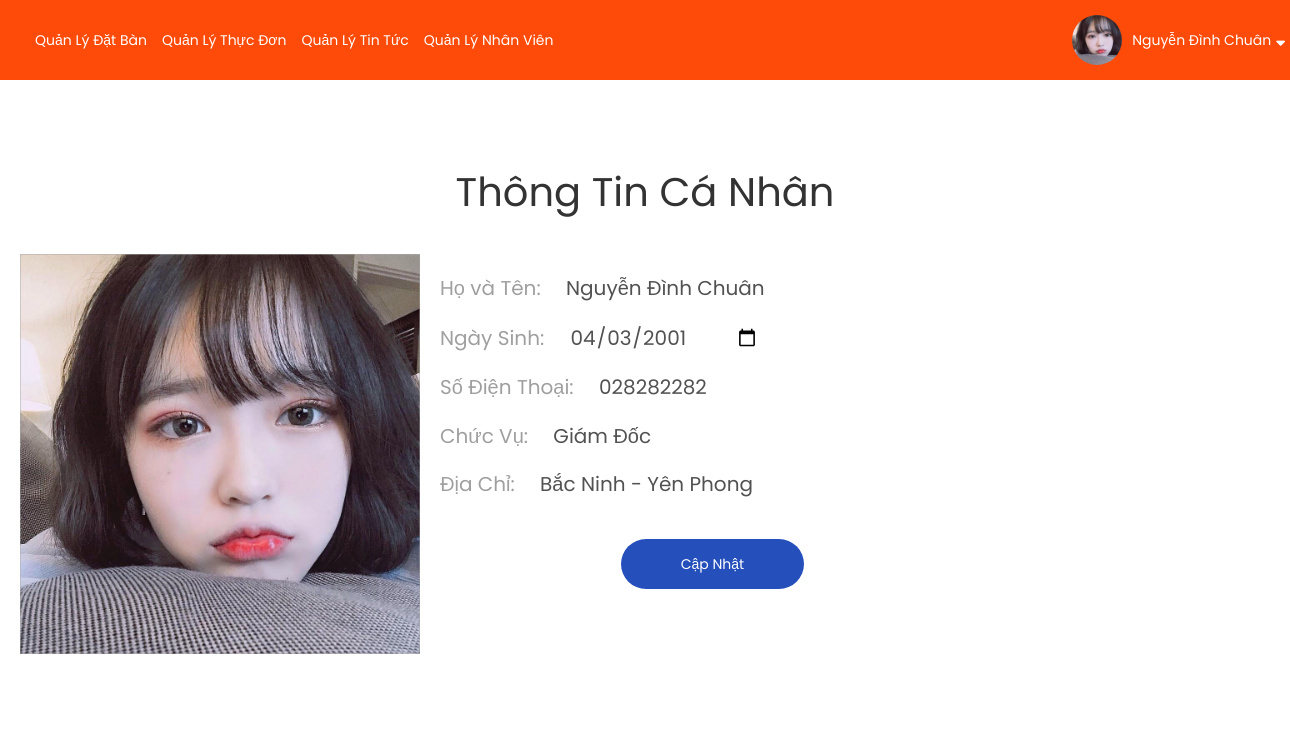
/page/admin/index.php?status=profile&profile=Admin (signed in), run on the app's committed database.
### tables this page shows
CREATE TABLE `nhanvien` (
  `id` int(11) NOT NULL,
  `HoTen` varchar(50) DEFAULT NULL,
  `avatar` varchar(255) NOT NULL,
  `NgaySinh` date DEFAULT NULL,
  `SDT` varchar(12) DEFAULT NULL,
  `DiaChi` varchar(100) DEFAULT NULL,
  `gioitinh` tinyint(1) NOT NULL,
  `MatKhau` varchar(32) DEFAULT NULL,
  `userName` varchar(30) NOT NULL,
  `deleted` tinyint(1) NOT NULL,
  `ID_role` int(11) NOT NULL
);

CREATE TABLE `role` (
  `ID` int(11) NOT NULL,
  `nameRole` varchar(50) NOT NULL
);

### page/admin/unitity/handel.php (called while the page is built, shortened)
<?php
    function getGet ($value) {
        if(isset($_GET[$value])) {
            $result = $_GET[$value];
            $result = fixSQLInjext($result);
            return $result;
        }
    }
    function fixSQLInjext ($sql) {
        $sql = str_replace('\\', '\\\\', $sql);
        $sql = str_replace('\'', '\\\'', $sql);
        return $sql;
    }

### page/admin/connect/views.php (called while the page is built, shortened)
<?php
    function renderViews ($sql, $isSingle=false) {
        $conn = new mysqli(Server,User,Password,Database);
        $data = null;
        mysqli_set_charset($conn,'utf-8');
        $result = $conn->query($sql);
        if($isSingle) {
            $data = mysqli_fetch_array($result,1);
        } else {
            $data = [];
            foreach($result as $item) {
                $data[] = $item;
            }
        }
        return $data;
    }

### page/admin/layout/profile/index.php (the view, shortened to what this page needs)
<?php
    $hidden = true;
    if(isset($_GET['profile'])) {
        $profile = getGet('profile');
        $sql = "SELECT HoTen,avatar ,NgaySinh,SDT,role.nameRole,DiaChi FROM nhanvien JOIN role ON nhanvien.ID_role = role.ID  WHERE userName = '$profile'";
        $result = renderViews($sql,true);
    }
?>
<div class="profile">
    <h2 class="txtCenter margin-bottom-40">Thông Tin Cá Nhân</h2>
    <div class="profile__list">
        <form  method="post" class="dflex" enctype="multipart/form-data">
            <div class="profile__img">
                <div class="box__thumnail">
                    <img src="<?=BASEURL.$result['avatar']?>" alt="">
                </div>
            </div>
            <div class="profile__infor">
                <div class="form_group">
                    <span>Họ và Tên: </span>
                    <input type="text" name="fullname" value="<?=$result['HoTen']?>" <?=!$hidden==true?'readonly':false?>>
                </div>
                <div class="form_group">
                    <span>Ngày Sinh: </span>
                    <input type="date" name="Birtday" value="<?=$result['NgaySinh']?>" <?=!$hidden==true?'readonly':false?>>
                </div>
                <div class="form_group">
                    <span>Số Điện Thoại: </span>
                    <input type="text" name="phone" value="<?=$result['SDT']?>" <?=!$hidden==true?'readonly':false?>>
                </div>
                <div class="form_group">
                    <span>Chức Vụ: </span>
                    <span class="position"><?=$result['nameRole']?></span>
                </div>
                <div class="form_group">
                    <span>Địa Chỉ: </span>
                    <input type="text" name="address" value="<?=$result['DiaChi']?>" <?=!$hidden==true?'readonly':false?>>
                </div>
                <?php if($hidden == true):?>
                    <div class="updateP mgTop-40">
                        <input type="submit" class="btn btn-infor rounded btn-sizeXL colorWhite" name="UpdateProfile" data-action = "update" value="Cập Nhật" onclick="return Click(this)">
                    </div>
                <?php endif;?>
            </div>
        </form>
    </div>
</div>

### page/admin/includes/header.php (shortened to what this page needs)
<div class="header">
    <div class="container dflexCenter header__content">
        <div class="header__left">
            <ul class="header__left-nav dflexCenter">
                <li class="header__left-item <?=$status=='Desk_Manager'?'active-nav':false?>">
                    <a href="?status=Desk_Manager">Quản Lý Đặt Bàn</a>
                </li>
                <li class="header__left-item <?=$status=='Menu_management'?'active-nav':false?>">
                    <a href="?status=Menu_management">Quản Lý Thực Đơn</a>
                </li>
                <li class="header__left-item <?=$status=='News_management'?'active-nav':false?>">
                    <a href="?status=News_management">Quản Lý Tin Tức</a>
                </li>
                <li class="header__left-item <?=$status=='employee_manager'?'active-nav':false?>">
                    <a href="?status=employee_manager">Quản Lý Nhân Viên</a>
                </li>
            </ul>
        </div>
        <div class="header__right">
            <div class="header__right-user dflexCenter">
                <div class="user-img">
                    <?php
                        $sql = 'SELECT avatar FROM nhanvien WHERE nhanvien.userName = "'.$_SESSION['user'].'"';
                        $item = renderViews($sql,true);
                    ?>
                    <img src="<?=BASEURL.$item['avatar']?>" width="50" alt="">
                </div>
                <div class="user-name">
                    <span><?=$_SESSION['FullName']?></span>
                    <span>
                        <i class="fas fa-sort-down"></i>
                    </span>
                </div>
            </div>
        </div>
    </div>
</div>

### page/admin/css/globle.css (style rules this page uses)
* { margin: 0; padding: 0; box-sizing: border-box; }
:root { --primary-color: #fe4b09; --success-btn: #559904; --error-btn: #db0000; }
body,html { font-family: 'Lato', sans-serif; font-family: 'Poppins', sans-serif; transition: all .2s ease; }
a { text-decoration: none; color: initial; }
ul,li { list-style: none; }
h2 { font-weight: normal; font-size: 40px; }
input { outline: none; }
.btn { outline: none; background-color: transparent; border: none; cursor: pointer; }
.btn-sizeXL { padding: 15px 60px; }
.btn-infor { background-color: #254fbb; }
.rounded { border-radius: 100rem; }
.container { width: 1280px; margin: 0 auto; }
.dflexCenter { display: flex; align-items: center; }
.dflex { display: flex; }
.margin-bottom-40 { margin-bottom: 40px; }
.mgTop-40 { margin-top: 40px; }
.colorWhite { color: white; }
.txtCenter { text-align: center; }

### page/admin/css/profile.css (style rules this page uses)
.profile__img { width: 400px; }
.box__thumnail { position: relative; }
.profile__img > div > img { width: 100%; height: 100%; }
.profile__infor { padding: 20px; }
.profile__infor .form_group { margin-bottom: 20px; }
.profile__infor .form_group input, .profile__infor .form_group .position { border: none; font-size: 20px; color: #525252; margin-left: 20px; }
.profile__infor .form_group span { font-size: 20px; color: #9f9f9f; font-weight: 400; }
.updateP { display: flex; align-items: center; justify-content: center; }

### page/admin/css/header.css (style rules this page uses)
.header { position: fixed; top: 0; left: 0; right: 0; height: 80px; background-color: var(--primary-color); padding: 20px; z-index: 9999; }
.header__content::before, .header__content::after { display: none; }
.header__content { height: 100%; justify-content: space-between; }
.header__left,.header__right, .header__left-nav { height: 100%; }
.header__left-nav li { position: relative; margin-right: 15px; }
.header__left-nav li::before { content: ''; position: absolute; display: inline-block; width: 100%; height: 3px; background-color: white; bottom: 0; left: 0; opacity: 0; transition: all .2s ease; }
.header__left-nav li a { color: white; }
.header__right-user { width: 100%; height: 100%; }
.user-img { width: 50px; height: 50px; border-radius: 100rem; overflow: hidden; margin-right: 5px; cursor: pointer; }
.user-name { display: flex; align-items: center; cursor: pointer; position: relative; z-index: 9; }
.user-name span { margin-left: 5px; color: white; }

### data on the page
nhanvien: avatar (picture), fullname "Nguyễn Đình Chuân", Birtday "04/03/2001", phone "028282282", ID_role.nameRole "Giám Đốc", address "Bắc Ninh - Yên Phong"

### other printed values
$_SESSION['FullName'] "Nguyễn Đình Chuân"
